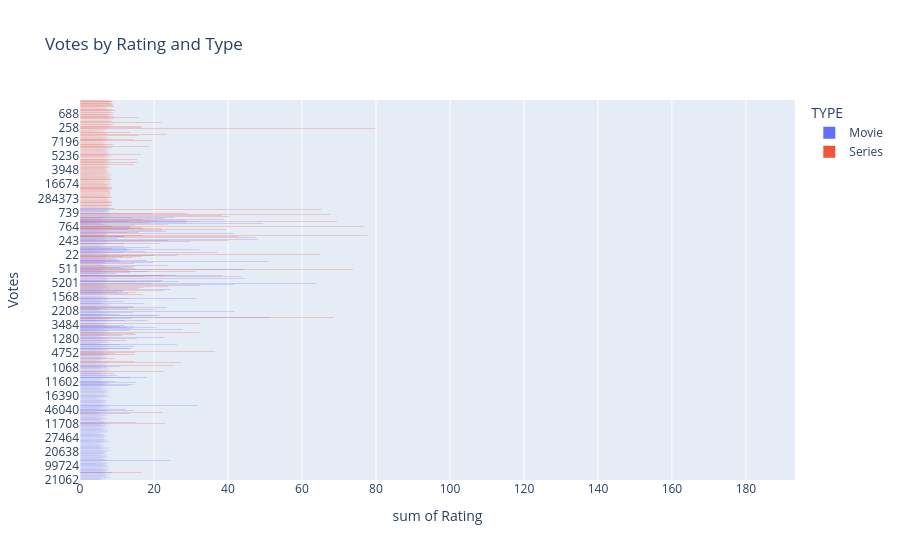

Source (notebook cell):
### Code cell
fig = px.histogram(df, x="RATING", y="VOTES", color="TYPE", barmode="group",
                   title="Votes by Rating and Type", labels={"RATING": "Rating", "VOTES": "Votes"})
fig.show()

### Figure 1 — Plotly figure (JSON) as saved in the notebook; plotly's stock layout.template omitted (floating-point values rounded to 4 significant figures; data arrays with more than 128 entries replaced by an {"elided": "..."} marker saying what was removed)
{"data": [{"alignmentgroup": "True", "bingroup": "y", "histfunc": "sum", "hovertemplate": "TYPE=Movie<br>sum of Rating=%{x}<br>Votes=%{y}<extra></extra>", "legendgroup": "Movie", "marker": {"color": "#636efa", "pattern": {"shape": ""}}, "name": "Movie", "offsetgroup": "Movie", "orientation": "h", "showlegend": true, "type": "histogram", "x": {"elided": "4364 float values"}, "xaxis": "x", "y": {"elided": "4364 str values"}, "yaxis": "y"}, {"alignmentgroup": "True", "bingroup": "y", "histfunc": "sum", "hovertemplate": "TYPE=Series<br>sum of Rating=%{x}<br>Votes=%{y}<extra></extra>", "legendgroup": "Series", "marker": {"color": "#EF553B", "pattern": {"shape": ""}}, "name": "Series", "offsetgroup": "Series", "orientation": "h", "showlegend": true, "type": "histogram", "x": {"elided": "3804 float values"}, "xaxis": "x", "y": {"elided": "3804 str values"}, "yaxis": "y"}], "layout": {"barmode": "group", "legend": {"title": {"text": "TYPE"}, "tracegroupgap": 0}, "title": {"text": "Votes by Rating and Type"}, "xaxis": {"anchor": "y", "domain": [0, 1], "title": {"text": "sum of Rating"}}, "yaxis": {"anchor": "x", "domain": [0, 1], "title": {"text": "Votes"}}}}
